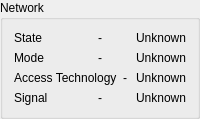
           <widget class="QGroupBox" name="groupBox_2">
            <property name="title">
             <string>Network</string>
            </property>
            <layout class="QVBoxLayout" name="verticalLayout_6">
             <item>
              <layout class="QHBoxLayout" name="horizontalLayout_24" stretch="1,0,1">
               <item>
                <widget class="QLabel" name="label_18">
                 <property name="text">
                  <string>State</string>
                 </property>
                </widget>
               </item>
               <item>
                <widget class="QLabel" name="lbl_seperator_13">
                 <property name="text">
                  <string>-</string>
                 </property>
                 <property name="alignment">
                  <set>Qt::AlignCenter</set>
                 </property>
                </widget>
               </item>
               <item>
                <widget class="Propui" name="lblProp_model_3">
                 <property name="sizePolicy">
                  <sizepolicy hsizetype="MinimumExpanding" vsizetype="Preferred">
                   <horstretch>0</horstretch>
                   <verstretch>0</verstretch>
                  </sizepolicy>
                 </property>
                 <property name="maximumSize">
                  <size>
                   <width>16777215</width>
                   <height>16777215</height>
                  </size>
                 </property>
                 <property name="text">
                  <string>Unknown</string>
                 </property>
                 <property name="scaledContents">
                  <bool>false</bool>
                 </property>
                 <property name="alignment">
                  <set>Qt::AlignRight|Qt::AlignTrailing|Qt::AlignVCenter</set>
                 </property>
                 <property name="textInteractionFlags">
                  <set>Qt::LinksAccessibleByMouse|Qt::TextSelectableByKeyboard|Qt::TextSelectableByMouse</set>
                 </property>
                 <property name="Target" stdset="0">
                  <string>State</string>
                 </property>
                </widget>
               </item>
              </layout>
             </item>
             <item>
              <layout class="QHBoxLayout" name="horizontalLayout_25" stretch="1,0,1">
               <item>
                <widget class="QLabel" name="label_10">
                 <property name="text">
                  <string>Mode</string>
                 </property>
                </widget>
               </item>
               <item>
                <widget class="QLabel" name="lbl_seperator_14">
                 <property name="text">
                  <string>-</string>
                 </property>
                 <property name="alignment">
                  <set>Qt::AlignCenter</set>
                 </property>
                </widget>
               </item>
               <item>
                <widget class="Propui" name="lblProp_model_4">
                 <property name="sizePolicy">
                  <sizepolicy hsizetype="MinimumExpanding" vsizetype="Preferred">
                   <horstretch>0</horstretch>
                   <verstretch>0</verstretch>
                  </sizepolicy>
                 </property>
                 <property name="maximumSize">
                  <size>
                   <width>16777215</width>
                   <height>16777215</height>
                  </size>
                 </property>
                 <property name="text">
                  <string>Unknown</string>
                 </property>
                 <property name="scaledContents">
                  <bool>false</bool>
                 </property>
                 <property name="alignment">
                  <set>Qt::AlignRight|Qt::AlignTrailing|Qt::AlignVCenter</set>
                 </property>
                 <property name="textInteractionFlags">
                  <set>Qt::LinksAccessibleByMouse|Qt::TextSelectableByKeyboard|Qt::TextSelectableByMouse</set>
                 </property>
                 <property name="Target" stdset="0">
                  <string>CurrentModes</string>
                 </property>
                 <property name="TargetType" stdset="0">
                  <string>10</string>
                 </property>
                </widget>
               </item>
              </layout>
             </item>
             <item>
              <layout class="QHBoxLayout" name="horizontalLayout_26" stretch="1,0,1">
               <item>
                <widget class="QLabel" name="label_13">
                 <property name="text">
                  <string>Access Technology</string>
                 </property>
                </widget>
               </item>
               <item>
                <widget class="QLabel" name="lbl_seperator_15">
                 <property name="text">
                  <string>-</string>
                 </property>
                 <property name="alignment">
                  <set>Qt::AlignCenter</set>
                 </property>
                </widget>
               </item>
               <item>
                <widget class="Propui" name="lblProp_model_7">
                 <property name="sizePolicy">
                  <sizepolicy hsizetype="MinimumExpanding" vsizetype="Preferred">
                   <horstretch>0</horstretch>
                   <verstretch>0</verstretch>
                  </sizepolicy>
                 </property>
                 <property name="maximumSize">
                  <size>
                   <width>16777215</width>
                   <height>16777215</height>
                  </size>
                 </property>
                 <property name="text">
                  <string>Unknown</string>
                 </property>
                 <property name="scaledContents">
                  <bool>false</bool>
                 </property>
                 <property name="alignment">
                  <set>Qt::AlignRight|Qt::AlignTrailing|Qt::AlignVCenter</set>
                 </property>
                 <property name="textInteractionFlags">
                  <set>Qt::LinksAccessibleByMouse|Qt::TextSelectableByKeyboard|Qt::TextSelectableByMouse</set>
                 </property>
                 <property name="Target" stdset="0">
                  <string>AccessTechnologies</string>
                 </property>
                </widget>
               </item>
              </layout>
             </item>
             <item>
              <layout class="QHBoxLayout" name="horizontalLayout_27" stretch="1,0,1">
               <item>
                <widget class="QLabel" name="label_15">
                 <property name="text">
                  <string>Signal</string>
                 </property>
                </widget>
               </item>
               <item>
                <widget class="QLabel" name="lbl_seperator_16">
                 <property name="text">
                  <string>-</string>
                 </property>
                 <property name="alignment">
                  <set>Qt::AlignCenter</set>
                 </property>
                </widget>
               </item>
               <item>
                <widget class="Propui" name="lblProp_model_6">
                 <property name="sizePolicy">
                  <sizepolicy hsizetype="MinimumExpanding" vsizetype="Preferred">
                   <horstretch>0</horstretch>
                   <verstretch>0</verstretch>
                  </sizepolicy>
                 </property>
                 <property name="maximumSize">
                  <size>
                   <width>16777215</width>
                   <height>16777215</height>
                  </size>
                 </property>
                 <property name="text">
                  <string>Unknown</string>
                 </property>
                 <property name="scaledContents">
                  <bool>false</bool>
                 </property>
                 <property name="alignment">
                  <set>Qt::AlignRight|Qt::AlignTrailing|Qt::AlignVCenter</set>
                 </property>
                 <property name="textInteractionFlags">
                  <set>Qt::LinksAccessibleByMouse|Qt::TextSelectableByKeyboard|Qt::TextSelectableByMouse</set>
                 </property>
                 <property name="Target" stdset="0">
                  <string>SignalQuality</string>
                 </property>
                 <property name="TargetType" stdset="0">
                  <string>8</string>
                 </property>
                </widget>
               </item>
              </layout>
             </item>
            </layout>
           </widget>
